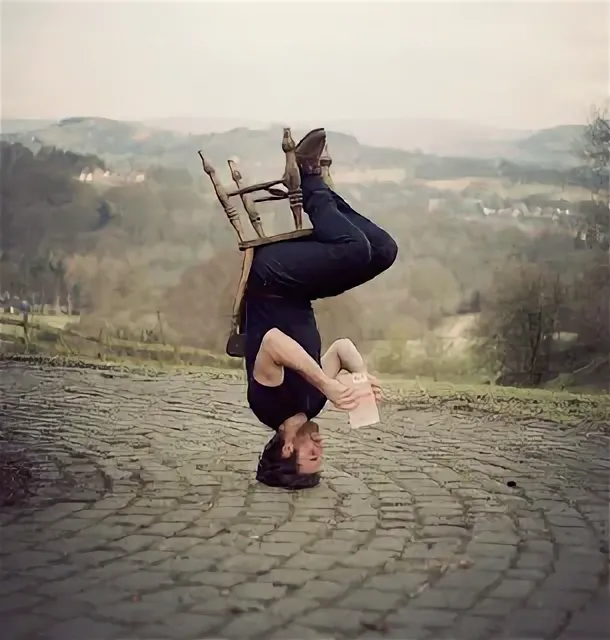
#> input picture 1234567.webp, 610 x 640 px
$ python module_11_1.py
#> lines starting #> are read from the running program, lines starting #| are printed output that depends on the picture
from PIL import Image
import numpy as np
import requests


with Image.open('1234567.webp') as im:
#> im is the input picture: PIL image 610x640 RGB; mean R, G, B 144.3, 136.6, 124.6
    im.rotate(180).show()
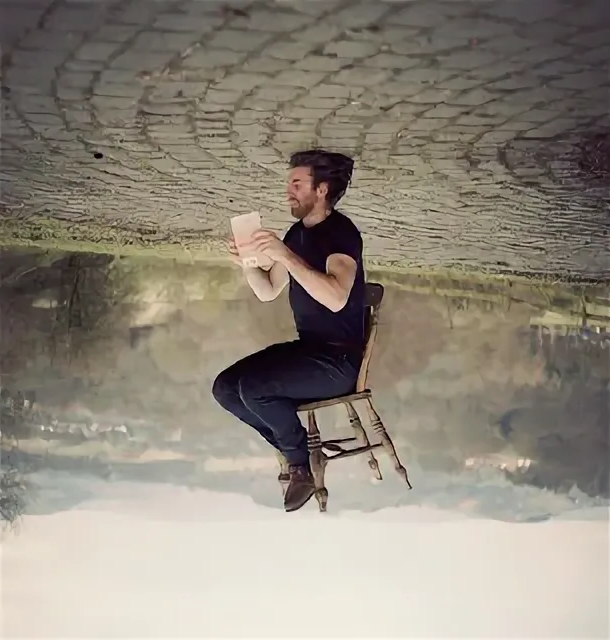
#> shown: PIL image 610x640 RGB; mean R, G, B 144.3, 136.6, 124.6

#> (the run stopped early here; a loop or call above may not have finished)
